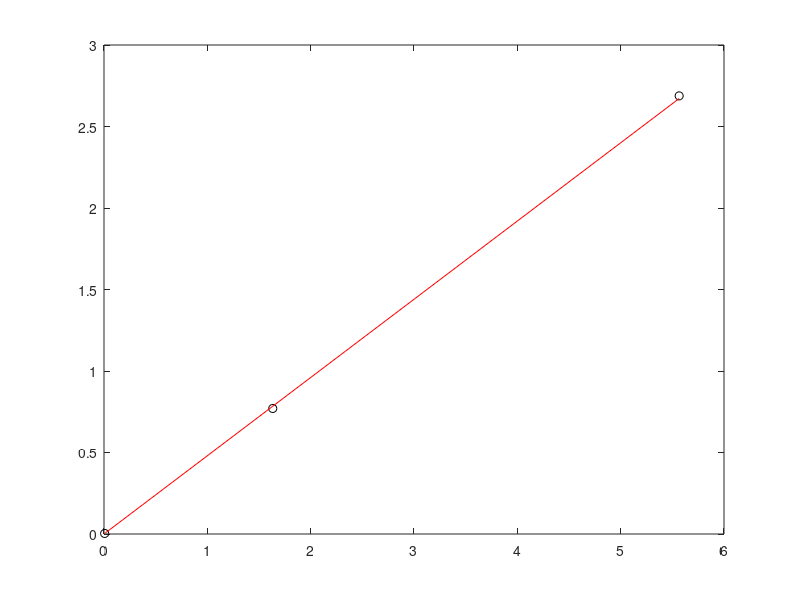
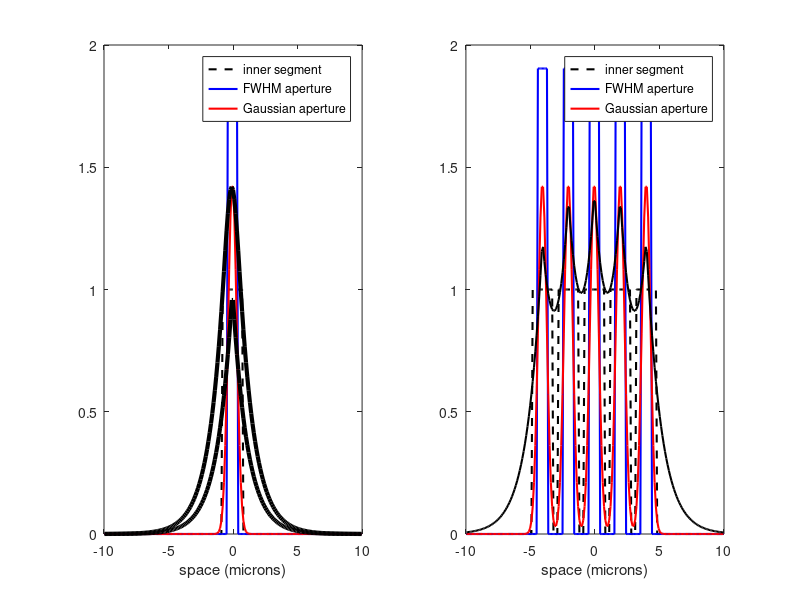

Write the MATLAB code that produced these figures, in order.
function appertureCouplingAnalysis

Chen1993_Figure10data = [...
1.132559004671E-1	6.248363851803E-2; ...
2.939279957012E1	1.386213643065E1; ...
1.001884842723E2	4.838059218231E1];

micronsPerDegree = 200;
innerSegmentDiameterMicronsData = Chen1993_Figure10data(:,1)/60/60*micronsPerDegree;
fullWidthHalfMaxApertureMicronsData = Chen1993_Figure10data(:,2)/60/60*micronsPerDegree;

slope = 0.48;
figure(1); clf;
plot(innerSegmentDiameterMicronsData, fullWidthHalfMaxApertureMicronsData, 'ko');
hold on;
plot(innerSegmentDiameterMicronsData, innerSegmentDiameterMicronsData * slope, 'r-');
pause

sigmaFromInnerSegmentDiameterFactor = slope / (2 * sqrt(2*log(2)));
sigmaMicronsData = innerSegmentDiameterMicronsData * sigmaFromInnerSegmentDiameterFactor;


innerSegmentDiameterMicrons = innerSegmentDiameterMicronsData(2);
coneSpacingMicrons = innerSegmentDiameterMicrons * 2.8/2.3;

fullWidthHalfMaxApertureMicrons = fullWidthHalfMaxApertureMicronsData(2);
sigmaMicrons = sigmaMicronsData(2);
characteristicRadiusMicrons = sigmaMicrons * sqrt(2.0);

spatialSamplesNum = 200;
supportMicrons = 20;
x = linspace(0,supportMicrons,spatialSamplesNum); x = x - mean(x);
innerSegment = x * 0;
innerSegment(abs(x)<= innerSegmentDiameterMicrons/2) = 1;


couplingLamdaFactor = 0.7;
couplingLamdaMicrons = couplingLamdaFactor * innerSegmentDiameterMicrons;
coneCoupling = exp(-abs(x/couplingLamdaMicrons));

fullWidthHalfMaxAperture = x * 0;
fullWidthHalfMaxAperture(abs(x)<=fullWidthHalfMaxApertureMicrons/2) = 1;

gaussianAperture = exp(-0.5*(x/sigmaMicrons).^2);

pillboxApertureDiameterToInnerSegmentDiameterRatio = fullWidthHalfMaxApertureMicrons/innerSegmentDiameterMicrons
gaussianSigmaToInnerSegmentDiameterRatio = sigmaMicrons/innerSegmentDiameterMicrons

[X,Y] = meshgrid(x,x);
gaussianAperture2D = exp(-0.5*(X/sigmaMicrons).^2) .* exp(-0.5*(Y/sigmaMicrons).^2);
dx = x(2)-x(1);
gaussianArea2D = sum(gaussianAperture2D(:)) * dx^2;
gaussianArea2D/(pi*characteristicRadiusMicrons^2)

fullWidthHalfMaxAperture2D = X * 0;
R = sqrt(X.^2 + Y.^2);
fullWidthHalfMaxAperture2D(R<=fullWidthHalfMaxApertureMicrons/2) = 1;
fullWidthHalfMaxApertureArea2D = sum(fullWidthHalfMaxAperture2D(:))*dx^2;
fullWidthHalfMaxApertureArea2D/(pi*(fullWidthHalfMaxApertureMicrons/2)^2)
gaussianAperture = gaussianAperture / gaussianArea2D;
fullWidthHalfMaxAperture = fullWidthHalfMaxAperture / fullWidthHalfMaxApertureArea2D;

figure(2); clf;
subplot(1,2,1)

xArray = 0:dx:10;
xArray = [-fliplr(xArray) xArray(2:end)];
coneImpulseArray = 0*xArray;
coneImpulseArray(find(xArray == 0)) = 1;

coupledGaussianAperture = conv(gaussianAperture, coneCoupling, 'same');
coupledGaussianAperture = coupledGaussianAperture/max(coupledGaussianAperture) * max(gaussianAperture);
innerSegmentArray = conv(coneImpulseArray, innerSegment, 'same');
gaussianApertureArray = conv(coneImpulseArray, gaussianAperture, 'same');
fullWidthHalfMaxApertureArray = conv(coneImpulseArray, fullWidthHalfMaxAperture, 'same');
coneCouplingArray = conv(coneImpulseArray, coneCoupling, 'same');
coupledGaussianApertureArray = conv(coneImpulseArray, coupledGaussianAperture, 'same');

plot(xArray, innerSegmentArray, 'k--', 'LineWidth', 1.5);
hold on;
plot(xArray, fullWidthHalfMaxApertureArray, 'b-', 'LineWidth', 1.5);
plot(xArray, gaussianApertureArray, 'r-', 'LineWidth', 1.5);
plot(xArray, coneCouplingArray, 'k-', 'LineWidth', 3);
plot(xArray, coupledGaussianApertureArray, 'k-', 'LineWidth', 3);
legend({'inner segment', 'FWHM aperture', 'Gaussian aperture'})
xlabel('space (microns)');

subplot(1,2,2);
coneImpulseArray = 0*xArray;
coneImpulseArray(find(xArray == 0)) = 1;
[~,pos] = min(abs(xArray-coneSpacingMicrons));
coneImpulseArray(pos) = 1;
[~,pos] = min(abs(xArray-2*coneSpacingMicrons));
coneImpulseArray(pos) = 1;
[~,pos] = min(abs(xArray+coneSpacingMicrons));
coneImpulseArray(pos) = 1;
[~,pos] = min(abs(xArray+2*coneSpacingMicrons));
coneImpulseArray(pos) = 1;

innerSegmentArray = conv(coneImpulseArray, innerSegment, 'same');
gaussianApertureArray = conv(coneImpulseArray, gaussianAperture, 'same');
fullWidthHalfMaxApertureArray = conv(coneImpulseArray, fullWidthHalfMaxAperture, 'same');
coneCouplingArray = conv(coneImpulseArray, coneCoupling, 'same');

plot(xArray, innerSegmentArray, 'k--', 'LineWidth', 1.5);
hold on;
plot(xArray, fullWidthHalfMaxApertureArray, 'b-', 'LineWidth', 1.5);
plot(xArray, gaussianApertureArray, 'r-', 'LineWidth', 1.5);
plot(xArray, coneCouplingArray, 'k-', 'LineWidth', 1.5);
legend({'inner segment', 'FWHM aperture', 'Gaussian aperture'})
xlabel('space (microns)');


end

